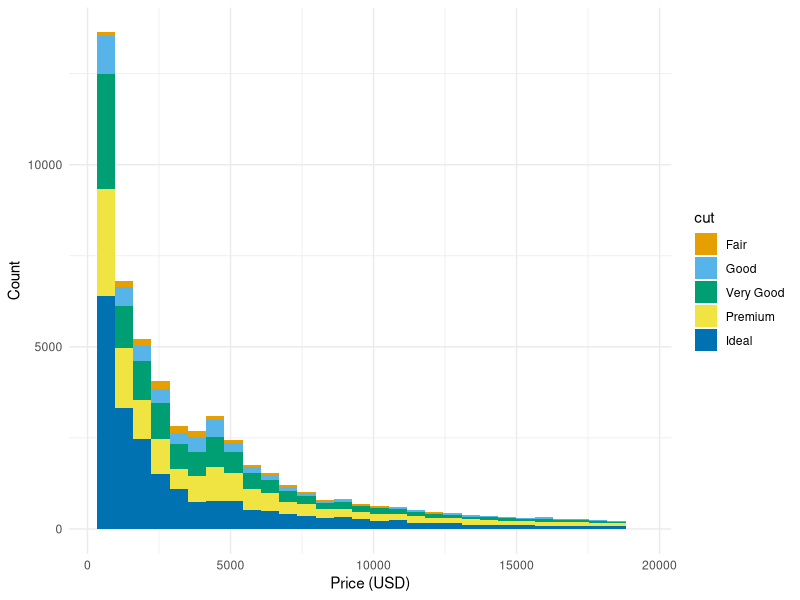
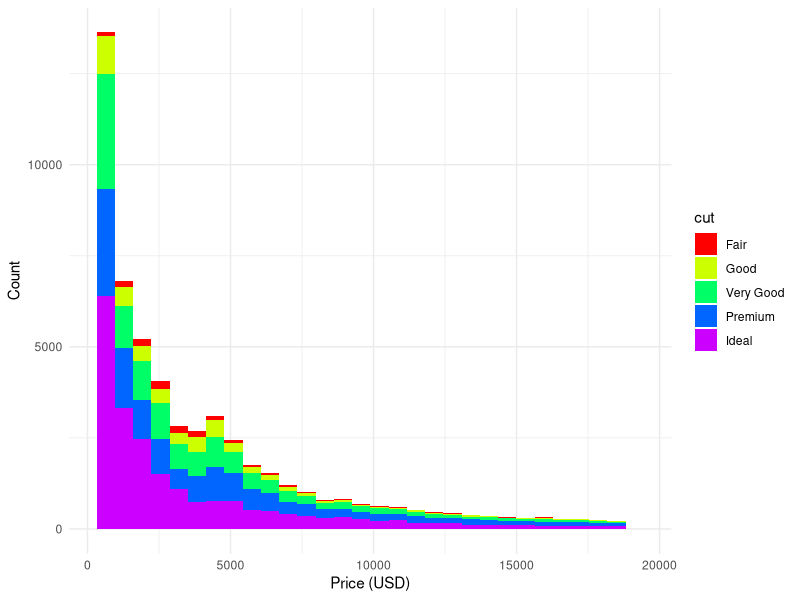

Here is the R script that generated these plots, in order:
library(tidyverse)

# from https://github.com/clauswilke/colorblindr/blob/master/R/palettes.R
palette_OkabeIto <- c("#E69F00", "#56B4E9", "#009E73", "#F0E442", "#0072B2", "#D55E00", "#CC79A7", "#999999")

# standard ggplot palette
p <- ggplot(diamonds, aes(x = price, fill = cut)) + 
  theme_minimal() +
  geom_histogram() +
  labs(x = "Price (USD)", y = "Count")

# Okabe-Ito palette
p + scale_fill_manual(values = palette_OkabeIto)

# rainbow palette
p + scale_fill_manual(values = rainbow(5))

